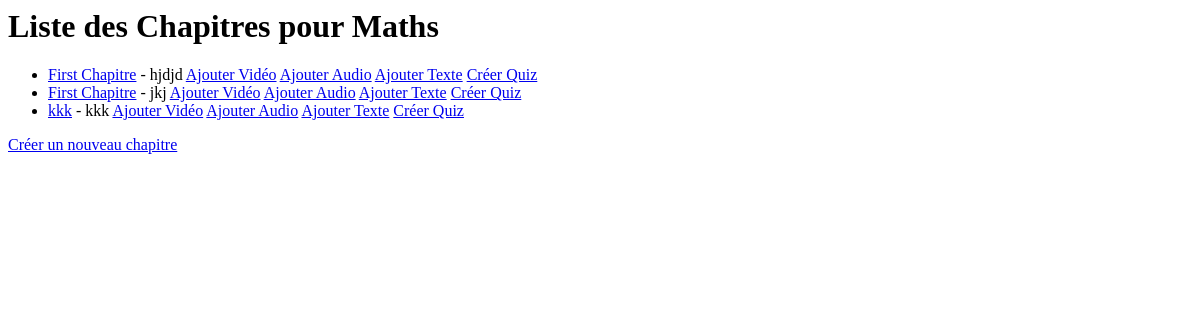
/chapitres/1/ (signed in), run on an earlier commit of the app's database.
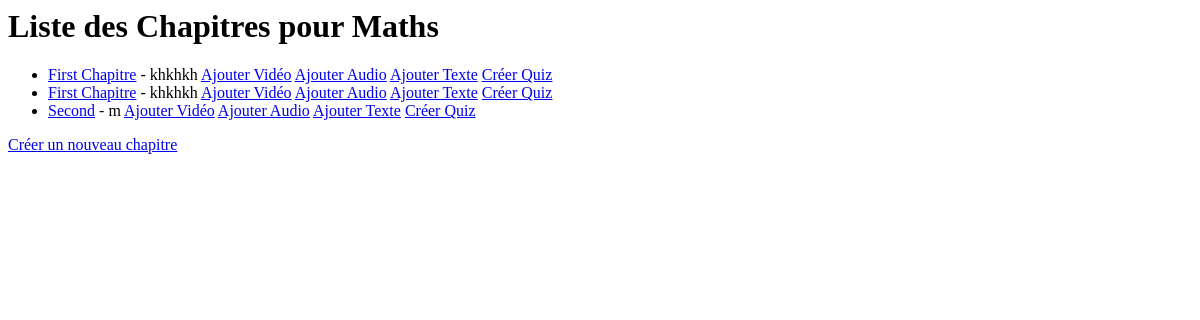
And on a later commit of the database.
### utilisateurs/models.py (models this page shows)
class Chapitre(models.Model):
    cours = models.ForeignKey(Course, on_delete=models.CASCADE)
    nom_chapitre = models.CharField(max_length=255)
    description = models.CharField(max_length=255)

### utilisateurs/views.py (the view)
# urls.py: path('chapitres/<int:course_id>/', utilisateurs_views.chapter_list, name='chapter_list'),
@login_required
def chapter_list(request, course_id):
    course = get_object_or_404(Course, id=course_id)
    chapitres = Chapitre.objects.filter(cours=course)
    return render(request, 'Enseignant/chapter_list.html', {'chapitres': chapitres, 'course': course})

### utilisateurs/templates/Enseignant/chapter_list.html
<h1>Liste des Chapitres pour {{ course.title }}</h1>
<ul>
    {% for chapitre in chapitres %}
        <li>
            <a href="{% url 'chapitre_detail' chapitre.id %}">{{ chapitre.nom_chapitre }}</a> - {{ chapitre.description }}
            <a href="{% url 'create_video' chapitre.id %}">Ajouter Vidéo</a>
            <a href="{% url 'create_audio' chapitre.id %}">Ajouter Audio</a>
            <a href="{% url 'create_texte' chapitre.id %}">Ajouter Texte</a>
            <a href="{% url 'create_quiz' chapitre.id %}">Créer Quiz</a>
        </li>
    {% endfor %}
</ul>
<a href="{% url 'create_chapitre' course.id %}">Créer un nouveau chapitre</a>

What changed in the data, as far as the page shows it:
removed Chapitre: nom_chapitre "First Chapitre", description "jkj"
removed Chapitre: nom_chapitre "kkk", description "kkk"
changed Chapitre (number 1 of 3 on the later page): description "hjdjd" → "khkhkh"
now on this page (row edited): Chapitre: nom_chapitre "First Chapitre", description "khkhkh"
now on this page (row edited): Chapitre: nom_chapitre "Second", description "m"
